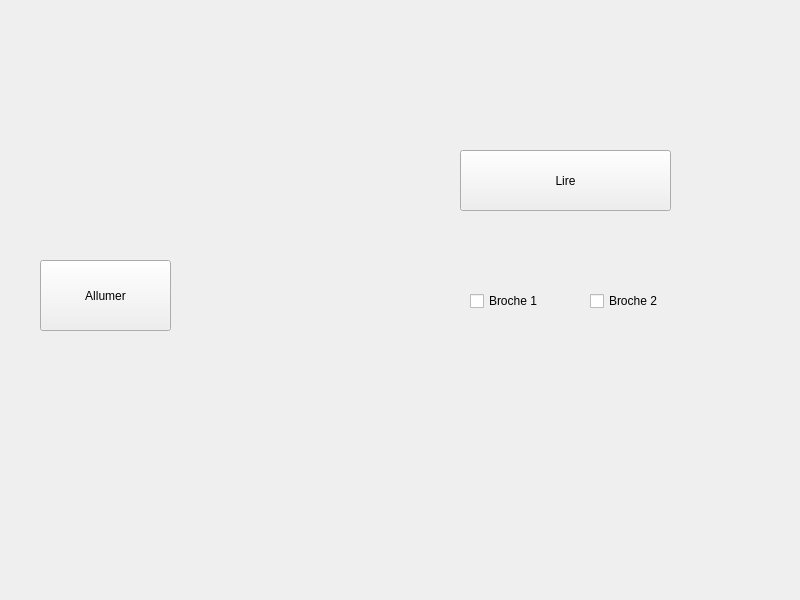
<?xml version="1.0" encoding="UTF-8"?>
<ui version="4.0">
 <class>Widget</class>
 <widget class="QWidget" name="Widget">
  <property name="geometry">
   <rect>
    <x>0</x>
    <y>0</y>
    <width>800</width>
    <height>600</height>
   </rect>
  </property>
  <property name="windowTitle">
   <string>Widget</string>
  </property>
  <widget class="QPushButton" name="pushButton">
   <property name="geometry">
    <rect>
     <x>40</x>
     <y>260</y>
     <width>131</width>
     <height>71</height>
    </rect>
   </property>
   <property name="text">
    <string>Allumer</string>
   </property>
  </widget>
  <widget class="QCheckBox" name="checkBox">
   <property name="geometry">
    <rect>
     <x>470</x>
     <y>290</y>
     <width>83</width>
     <height>22</height>
    </rect>
   </property>
   <property name="text">
    <string>Broche 1</string>
   </property>
  </widget>
  <widget class="QCheckBox" name="checkBox_2">
   <property name="geometry">
    <rect>
     <x>590</x>
     <y>290</y>
     <width>83</width>
     <height>22</height>
    </rect>
   </property>
   <property name="text">
    <string>Broche 2</string>
   </property>
  </widget>
  <widget class="QPushButton" name="pushButton_2">
   <property name="geometry">
    <rect>
     <x>460</x>
     <y>150</y>
     <width>211</width>
     <height>61</height>
    </rect>
   </property>
   <property name="text">
    <string>Lire</string>
   </property>
  </widget>
 </widget>
 <resources/>
 <connections/>
</ui>
